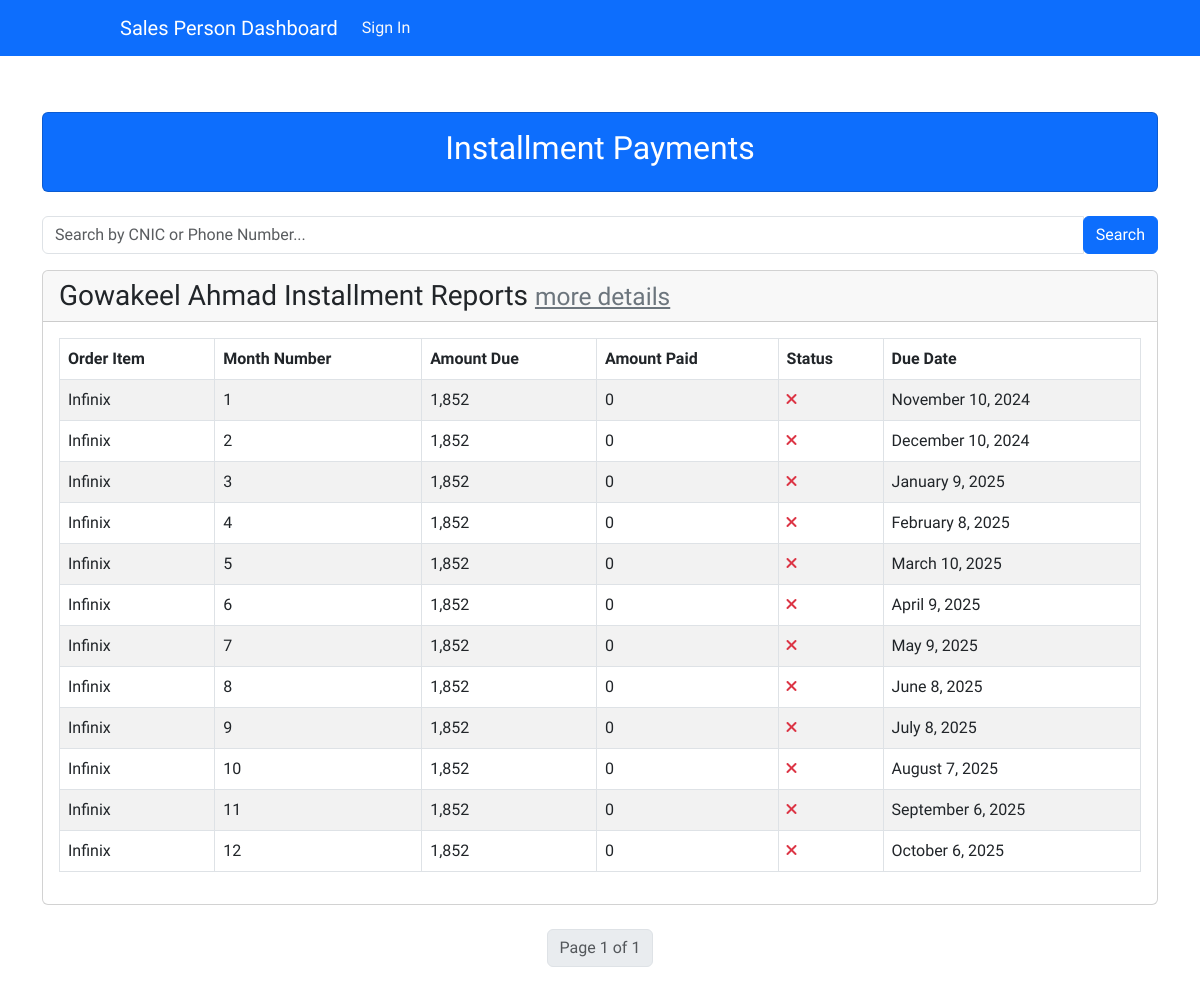
The app's page /order/total_bill/, older data.
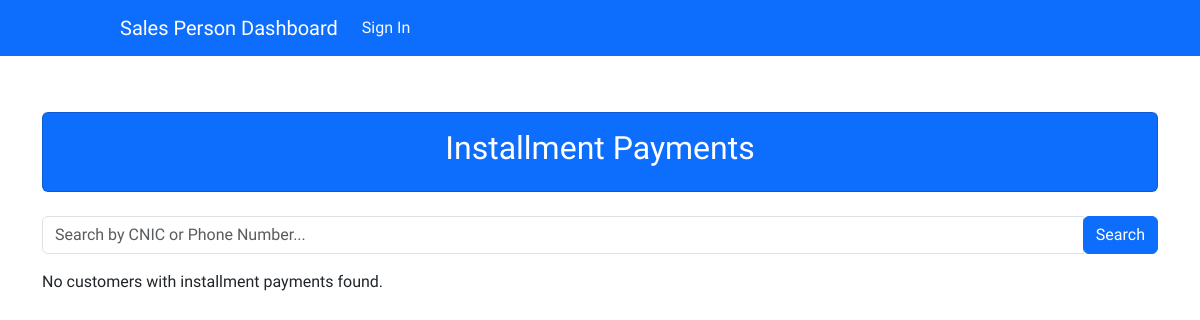
The same page, newer data.
### account/models.py (models this page shows, shortened)
class Customer(models.Model):
    first_name = models.CharField(max_length=50)
    last_name = models.CharField(max_length=50)
    email = models.EmailField(max_length=50)
    phone_number = models.CharField(max_length=15)
    address = models.TextField()
    cnic = models.CharField(max_length=15, unique=True)

### order/models.py (models this page shows, shortened)
class InstallmentPayment(models.Model):
    order_item = models.ForeignKey('OrderItem', related_name='installments', on_delete=models.CASCADE)
    customer = models.ForeignKey(Customer, on_delete=models.CASCADE, related_name='installments')
    month_number = models.PositiveIntegerField()
    amount_due = models.IntegerField()
    amount_paid = models.IntegerField(default=0)
    is_paid = models.BooleanField(default=False)
    initial_amount_due = models.DecimalField(max_digits=10, decimal_places=2, editable=False)  # Track the original amount_due
    due_date = models.DateTimeField(null=True, blank=True)

class OrderItem(models.Model):
    order = models.ForeignKey(Order, related_name='items', on_delete=models.CASCADE)
    customer = models.ForeignKey(Customer, on_delete=models.CASCADE, related_name='order_items')
    product = models.ForeignKey(Product, on_delete=models.SET_NULL, null=True)
    quantity = models.PositiveIntegerField(default=1)
    price = models.DecimalField(max_digits=10, decimal_places=2)
    total_price = models.DecimalField(max_digits=10, decimal_places=2)  # Pre-calculated

### products/models.py (models this page shows, shortened)
class Product(models.Model):
    name = models.CharField(max_length=100)
    photo = models.ImageField(upload_to='products_images')
    price = models.IntegerField()
    details = models.TextField()
    category = models.ForeignKey(Category, on_delete=models.CASCADE)
    date = models.DateTimeField(auto_now_add=True)
    inventory = models.IntegerField(default=1, validators=[MinValueValidator(0)])
    delivery_fee = models.IntegerField(default=290)
    down_payment_3_months = models.FloatField(default=30.0)
    down_payment_6_months = models.FloatField(default=20.0)
    down_payment_9_months = models.FloatField(default=15.0)
    down_payment_12_months = models.FloatField(default=10.0)
    fee_3_months = models.FloatField(default=10.0)
    fee_6_months = models.FloatField(default=15.0)
    fee_9_months = models.FloatField(default=20.0)
    fee_12_months = models.FloatField(default=30.0)

### order/views.py (the view)
# urls.py: path('total_bill/', views.total_bill_view, name='total_bill'),
def total_bill_view(request):
    installments = InstallmentPayment.objects.all().order_by('customer')
    search_query = request.GET.get('search', '')
    clean_search_query = search_query.strip()
    if clean_search_query:
        filters = Q(customer__cnic__icontains=clean_search_query) | Q(customer__phone_number__icontains=clean_search_query)
        installments = installments.filter(filters).order_by('customer')
    paginator = Paginator(installments, 38)
    page_number = request.GET.get('page')
    page_obj = paginator.get_page(page_number)
    grouped_installments = defaultdict(list)
    for installment in page_obj:
        grouped_installments[installment.customer].append(installment)
    return render(request, 'order/installmentpayment_list.html', {
        "grouped_installments": dict(grouped_installments),
        "page_obj": page_obj,
    })

### order/templates/order/installmentpayment_list.html (shortened to what this page needs)
{% extends "base.html" %}
{% load humanize %}
{% block content %}
<div class="container mt-4">
    <div class="card text-white bg-primary text-center mb-4">
        <div class="card-body">
            <h2 class="card-title">Installment Payments</h2>
        </div>
    </div>
    <form method="get" action="{% url 'order:total_bill' %}" class="form-inline mb-3">
        <div class="input-group">
            <input type="text" name="search" class="form-control" placeholder="Search by CNIC or Phone Number..." value="{{ request.GET.search }}">
            <div class="input-group-append">
                <button class="btn btn-primary" type="submit">Search</button>
            </div>
        </div>
    </form>
    {% if grouped_installments %}
        {% for customer, installments in grouped_installments.items %}
            <div class="card mb-4">
                <div class="card-header">
                    <h3 class="mb-0">
                        {% if customer.first_name or customer.last_name %}
                            {{ customer.first_name }} {{ customer.last_name }}
                        {% else %}
                            Unnamed Customer
                        {% endif %}
                        Installment Reports
                        <a href="{% url 'account:customer_detail' customer.id %}" class="text-secondary small ml-2">more details</a>
                    </h3>
                </div>
                <div class="card-body">
                    <table class="table table-striped table-bordered">
                        <thead class="thead-dark">
                            <tr>
                                <th>Order Item</th>
                                <th>Month Number</th>
                                <th>Amount Due</th>
                                <th>Amount Paid</th>
                                <th>Status</th>
                                <th>Due Date</th>
                            </tr>
                        </thead>
                        <tbody>
                            {% for installment in installments %}
                                <tr>
                                    <td>{{ installment.order_item.product.name }}</td>
                                    <td>{{ installment.month_number }}</td>
                                    <td>{{ installment.amount_due | intcomma:False }}</td>
                                    <td>{{ installment.amount_paid | intcomma:False }}</td>
                                    <td>
                                        {% if installment.is_paid %}
                                        <i class="fas fa-check text-success"></i>
                                        {% else %}
                                        <i class="fas fa-times text-danger"></i>
                                        {% endif %}
                                    </td>
                                    <td>
                                        {% if installment.is_paid %}
                                        <b>
                                            <span class=" text-success">Paid</span>
                                        </b>
                                        {% else %}
                                        {{ installment.due_date|date:"F j, Y" }}
                                        {% endif %}
                                    </td>
                                </tr>
                            {% empty %}
                                <tr>
                                    <td colspan="6" class="text-center">No installments found for this customer.</td>
                                </tr>
                            {% endfor %}
                        </tbody>
                    </table>
                </div>
            </div>
        {% endfor %}
        <nav aria-label="Page navigation">
            <ul class="pagination justify-content-center">
                <li class="page-item disabled">
                    <span class="page-link">Page {{ page_obj.number }} of {{ page_obj.paginator.num_pages }}</span>
                </li>
            </ul>
        </nav>
    {% else %}
        <p>No customers with installment payments found.</p>
    {% endif %}
</div>
{% endblock content %}

### templates/base.html (shortened to what this page needs)
{% load static %}
<!DOCTYPE html>
<html lang="en">
<head>
    <link rel="stylesheet" href="{% static 'CSS/style.css' %}">
    <link rel="stylesheet" href="https://cdnjs.cloudflare.com/ajax/libs/font-awesome/6.0.0-beta3/css/all.min.css">
    <link href="https://cdn.jsdelivr.net/npm/bootstrap@5.3.0-alpha1/dist/css/bootstrap.min.css" rel="stylesheet">
</head>
<body>
    <nav class="navbar navbar-expand-lg navbar-dark bg-primary">
        <div class="navbar-container d-flex justify-content-between align-items-center w-100">
            <a class="navbar-brand" href="{% url 'products:category_list' %}">Sales Person Dashboard</a>
            <div class="collapse navbar-collapse" id="navbarNav">
                <div class="navbar-nav">
                    {% if not request.user.is_authenticated %}
                    <a class="nav-link text-light" href="{% url 'account:signin' %}">Sign In</a>
                    {% endif %}
                </div>
            </div>
        </div>
    </nav>
    {% block content %}
    {% endblock %}
</body>
</html>

### static/CSS/style.css (style rules this page uses)
:root { --color-red: hsl(14, 86%, 42%); --color-rose-50: hsl(20, 50%, 98%); --color-rose-100: hsl(13, 31%, 94%); --color-rose-300: hsl(14, 25%, 72%); --color-rose-500: hsl(12, 20%, 44%); --color-rose-900: hsl(14, 65%, 9%); --font-body: 'Red Hat Text', sans-serif; --font-size-body: 16px; --font-weight-normal: 400; --font-weight-medium: 600; --font-weight-bold: 700; }
* { font-family: var(--font-body); box-sizing: border-box; }
body { min-height: 100vh; margin: 0; padding: 0; font-size: var(--font-size-body); background-color: var(--color-rose-50); }
.container { padding: 2rem 2rem 5rem; }

### templates/base.html (style rules this page uses)
.navbar-container { max-width: 960px; margin: 0 auto; }

Row changes from the older to the newer data that the page shows:
removed Customer: first_name "Gowakeel", last_name "Ahmad"
removed InstallmentPayment: order_item.product.name "Infinix", month_number "1", amount_due "1,852", amount_paid "0", is_paid False (drawn), due_date "November 10, 2024"
removed InstallmentPayment: order_item.product.name "Infinix", month_number "2", amount_due "1,852", amount_paid "0", is_paid False (drawn), due_date "December 10, 2024"
removed InstallmentPayment: order_item.product.name "Infinix", month_number "3", amount_due "1,852", amount_paid "0", is_paid False (drawn), due_date "January 9, 2025"
removed InstallmentPayment: order_item.product.name "Infinix", month_number "4", amount_due "1,852", amount_paid "0", is_paid False (drawn), due_date "February 8, 2025"
removed InstallmentPayment: order_item.product.name "Infinix", month_number "5", amount_due "1,852", amount_paid "0", is_paid False (drawn), due_date "March 10, 2025"
removed InstallmentPayment: order_item.product.name "Infinix", month_number "6", amount_due "1,852", amount_paid "0", is_paid False (drawn), due_date "April 9, 2025"
removed InstallmentPayment: order_item.product.name "Infinix", month_number "7", amount_due "1,852", amount_paid "0", is_paid False (drawn), due_date "May 9, 2025"
removed InstallmentPayment: order_item.product.name "Infinix", month_number "8", amount_due "1,852", amount_paid "0", is_paid False (drawn), due_date "June 8, 2025"
removed InstallmentPayment: order_item.product.name "Infinix", month_number "9", amount_due "1,852", amount_paid "0", is_paid False (drawn), due_date "July 8, 2025"
removed InstallmentPayment: order_item.product.name "Infinix", month_number "10", amount_due "1,852", amount_paid "0", is_paid False (drawn), due_date "August 7, 2025"
removed InstallmentPayment: order_item.product.name "Infinix", month_number "11", amount_due "1,852", amount_paid "0", is_paid False (drawn), due_date "September 6, 2025"
removed InstallmentPayment: order_item.product.name "Infinix", month_number "12", amount_due "1,852", amount_paid "0", is_paid False (drawn), due_date "October 6, 2025"
Text that changed along with them:
{{ page_obj.number }}: "1" → (not shown)
{{ page_obj.paginator.num_pages }}: "1" → (not shown)
text no longer shown: "Page of"
text now shown: "No customers with installment payments found."
